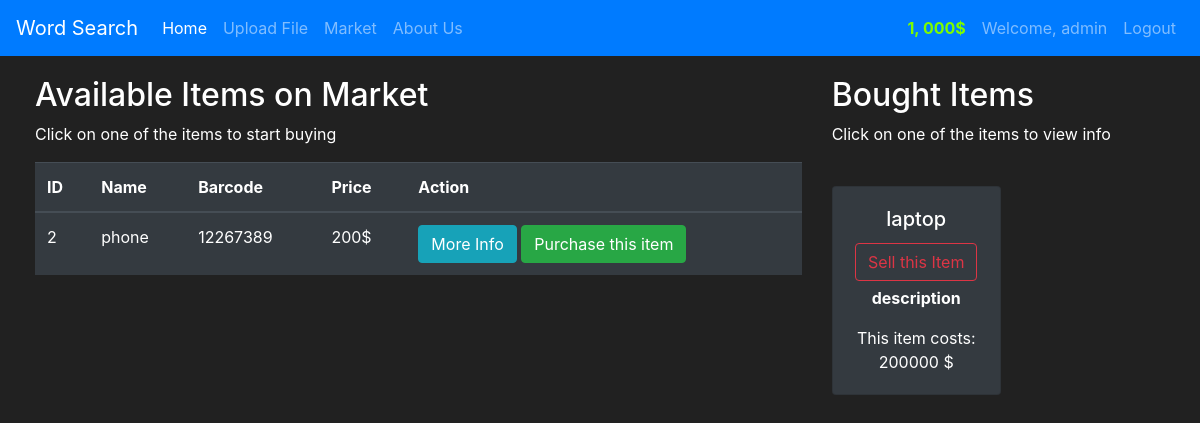
The page /market (signed in) on the database as committed earlier.
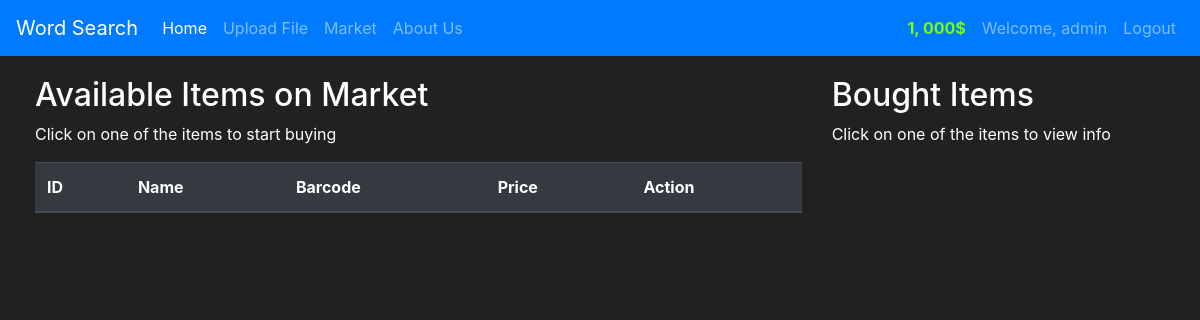
The same page on the database as committed later.
### market/models.py (models this page shows, shortened)
class User(db.Model, UserMixin):
	id = db.Column(db.Integer(), primary_key=True)
	username = db.Column(db.String(length=30), nullable=False, unique=True)
	email_address = db.Column(db.String(length=50), nullable=False, unique=True)
	password_hash = db.Column(db.String(length=60), nullable=False)
	budget = db.Column(db.Integer(), nullable=False, default=1000)
	items = db.relationship('Item', backref="owned_user", lazy=True)
	@property
	def prettier_budget(self):
		if len(str(self.budget >= 4)):
			return f'{str(self.budget)[:-3]}, {str(self.budget)[-3:]}$'
		else:
			return f"(self.budget)"
	@property
	def password(self):
		return self._password

class Item(db.Model):
	id = db.Column(db.Integer(), primary_key=True)
	name = db.Column(db.String(length=20), nullable=True, unique=True)
	price = db.Column(db.Integer(), nullable=False, unique=True)
	barcode = db.Column(db.String(length=12), nullable=False, unique=True)
	description = db.Column(db.String(length=2000), nullable=False)
	owner = db.Column(db.Integer(), db.ForeignKey('user.id'))

### market/routes.py (the view, shortened to what this page needs)
@app.route('/market', methods=['GET', 'POST'])
@login_required
def market():
	purchase_form = PurchaseItemForm()
	selling_form = SellItemForm()
	if request.method =="GET":
		items = Item.query.filter_by(owner=None)
		owned_items = Item.query.filter_by(owner=current_user.id)
		return render_template('market.html', items=items, purchase_form=purchase_form, owned_items=owned_items, selling_form=selling_form)

### market/models.py (called while the page is built)
@login_manager.user_loader
def load_user(user_id):
    return User.query.get(int(user_id))

### market/templates/market.html (shortened to what this page needs)
{% extends 'layout.html' %}
{% block content %}
<div class="row" style="margin-top: 20px; margin-left: 20px;">
	<div class="col-8">
		<h2>Available Items on Market</h2>
		<p>Click on one of the items to start buying</p>
			<table class="table table-hover table-dark">
	    <thead>
	        <tr>
	            <th scope="col">ID</th>
	            <th scope="col">Name</th>
	            <th scope="col">Barcode</th>
	            <th scope="col">Price</th>
	            <th scope="col">Action</th>
	        </tr>
	    </thead>
	    <tbody>
	        {% for item in items %}
            <tr>
              <td>{{ item.id }}</td>
              <td>{{ item.name }}</td>
              <td>{{ item.barcode }}</td>
              <td>{{ item.price }}$</td>
              <td>
              	<button class="btn btn-outline btn-info" data-toggle="modal" data-target="#Modal-MoreInfo-{{ item.id }}">More Info</button>
              	<button class="btn btn-outline btn-success" data-toggle="modal" data-target="#Modal-PurchaseConfirm-{{ item.id }}">Purchase this item</button>
              </td>
            </tr>
	        {% endfor %}
	    </tbody>
	</table>
	</div>
	<div class="col-4">
		<h2>Bought Items</h2>
		<p>Click on one of the items to view info</p>
		<br>
		<div class="row">
			{% for owned_item in owned_items %}
			<div class="col-md-6">
				<div style="margin-bottom: 5px" class="card text-center bg-dark">
			    <div class="card-body">
			         <h5 class="card-title">{{owned_item.name}}</h5>
			         <button type="button" class="btn btn-outline-danger" style="margin-bottom: 5px"
			                 data-toggle="modal" data-target="#Modal-SellingConfirm-{{ owned_item.id }}">
			             Sell this Item
			         </button>
			         <p class="card-text"><strong>{{owned_item.description}}</strong></p>
			          <p class="card-text"> This item costs: {{owned_item.price}} $</p>
			     </div>
			  </div>
			</div>
			{% endfor %}
		</div>
	</div>
</div>
{% endblock %}

### market/templates/layout.html (shortened to what this page needs)
<!doctype html>
<html lang="en">
  <head>
    <link rel="stylesheet" href="https://cdn.jsdelivr.net/npm/bootstrap@4.5.3/dist/css/bootstrap.min.css">
  </head>
  <body>
   	<nav class="navbar navbar-expand-md navbar-dark bg-primary">
		<a class="navbar-brand" href="#">Word Search</a>
		<div class="collapse navbar-collapse" id="navbarNav">
			<ul class="navbar-nav mr-auto">
			    <li class="nav-item active">
			        <a class="nav-link" href="{{ url_for('home_page') }}">Home <span class="sr-only">(current)</span></a>
			    </li>
			    <li class="nav-item">
			        <a class="nav-link" href=" {{ url_for('upload') }}">Upload File</a>
			    </li>
			    <li class="nav-item">
			        <a class="nav-link" href="{{ url_for('market') }}">Market</a>
			    </li>
			    <li class="nav-item">
			        <a class="nav-link" href="{{ url_for('about_us') }}">About Us</a>
			    </li>
			</ul>
			{% if current_user.is_authenticated %}
				<ul class="navbar-nav">
					<li class="nav-item">
			        <a class="nav-link" style="color: lawngreen; font-weight: bold;">{{current_user.prettier_budget}}</a>
			    </li>
			    <li class="nav-item">
			        <a class="nav-link" >Welcome, {{ current_user.username }}</a>
			    </li>
			    <li class="nav-item">
			        <a class="nav-link" href="{{ url_for('logout_page') }}">Logout</a>
			    </li>
				</ul>
			{% endif %}
	  	</div>
	</nav>
  {% block content %}
	{% endblock %}
  </body>
</html>

### market/templates/layout.html (style rules this page uses)
body { background-color: #212121 ; color: white; }

Rows that differ between the two databases and show on the page:
no longer on this page (row edited): Item: id "2", name "phone", barcode "12267389", price "200", shown under "Available Items on Market"
no longer on this page (row edited): Item: name "laptop", description "description", price "200000", shown under "Bought Items"
